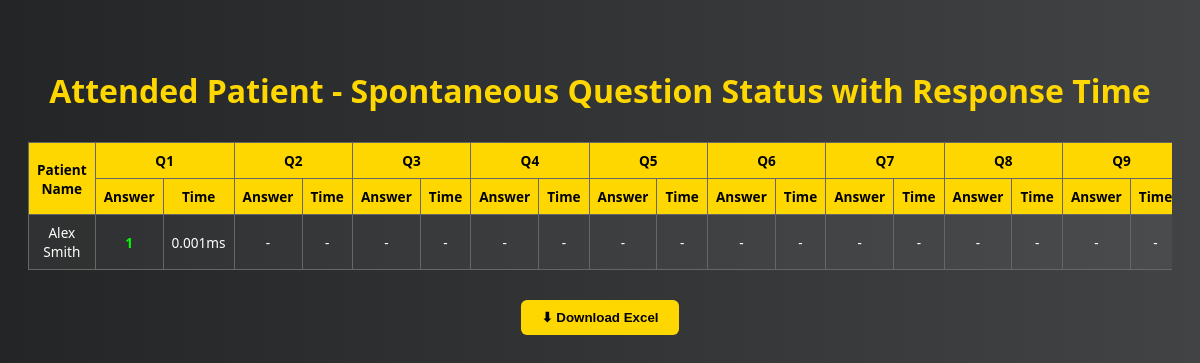
Screenshot of /appeared with the database file from the repository.
### questionapp/models.py (models this page shows)
class User_Model(models.Model):
    LOGINID = models.ForeignKey(Login, on_delete=models.CASCADE, null=True, blank=True)
    abbreviation = models.CharField(max_length=100, null=True, blank=True)
    age = models.IntegerField(null=True, blank=True)
    gender = models.CharField(max_length=10, null=True, blank=True)
    cancer_type = models.CharField(max_length=100, null=True, blank=True)
    cancer_stage = models.CharField(max_length=100, null=True, blank=True)
    treatment = models.CharField(max_length=100, null=True, blank=True)
    profile = models.FileField(upload_to='user_profiles/', null=True, blank=True)

class SpontaniousResult(models.Model):
    USERID = models.ForeignKey(User_Model, on_delete=models.CASCADE, null=True, blank=True)
    QUESTIONID = models.ForeignKey(SpontaniousQuestion, on_delete=models.CASCADE, null=True, blank=True)
    response_time = models.FloatField(null=True, blank=True)
    is_correct = models.BooleanField(default=False)
    created_at = models.DateTimeField(auto_now_add=True)

### questionapp/views.py (the view)
# urls.py: path('appeared', ViewAppeared.as_view(), name='appeared'),
class ViewAppeared(View):
    def get(self, request):
        results = SpontaniousResult.objects.filter(USERID__LOGINID__usertype='patient').select_related('USERID')
        user_results = defaultdict(list)
        for res in results:
            user_results[res.USERID].append(res)
        rows = []
        for user, res_list in user_results.items():
            slots = [None] * 10
            filled = 0
            for res in res_list:
                if filled < 10:
                    slots[filled] = res
                    filled += 1
            total_correct = sum(1 for r in slots if r and r.is_correct)
            rows.append({
                'user': user,
                'results': slots,
                'total_correct': total_correct
            })
        return render(request, 'viewattendeduser.html', {'rows': rows})

### templates/viewattendeduser.html (shortened to what this page needs)
<!DOCTYPE html>
<html lang="en">
<head>
</head>
<body>
  <h1>Attended Patient - Spontaneous Question Status with Response Time</h1>
  <div class="table-container">
    <table id="statusTable">
  <thead>
    <tr>
      <th rowspan="2">Patient Name</th>
      <th colspan="2">Q1</th>
      <th colspan="2">Q2</th>
      <th colspan="2">Q3</th>
      <th colspan="2">Q4</th>
      <th colspan="2">Q5</th>
      <th colspan="2">Q6</th>
      <th colspan="2">Q7</th>
      <th colspan="2">Q8</th>
      <th colspan="2">Q9</th>
    </tr>
    <tr>
      <th>Answer</th><th>Time</th>
      <th>Answer</th><th>Time</th>
      <th>Answer</th><th>Time</th>
      <th>Answer</th><th>Time</th>
      <th>Answer</th><th>Time</th>
      <th>Answer</th><th>Time</th>
      <th>Answer</th><th>Time</th>
      <th>Answer</th><th>Time</th>
      <th>Answer</th><th>Time</th>
    </tr>
      </thead>
    <tbody>
{% for row in rows %}
  <tr>
      <td>{{ row.user.abbreviation }}</td>
      {% for result in row.results %}
          {% if result %}
  <td class="{% if result.is_correct %}correct{% else %}wrong{% endif %}">
    {% if result.is_correct %}1{% else %}0{% endif %}
  </td>
  <td>{{ result.response_time }}ms</td>
{% else %}
  <td>-</td><td>-</td>
{% endif %}
      {% endfor %}
  </tr>
{% endfor %}
</tbody>
    </table>
  </div>
  <button class="download-btn" onclick="downloadExcel()">⬇ Download Excel</button>
</body>
</html>

### templates/viewattendeduser.html (style rules this page uses)
body { font-family: 'Segoe UI', sans-serif; background: linear-gradient(to right, #232526, #414345); color: #fff; padding: 40px 20px; }
h1 { text-align: center; color: #FFD700; margin-bottom: 30px; }
.table-container { max-width: 100%; overflow-x: auto; margin-bottom: 30px; }
table { width: 100%; border-collapse: collapse; background-color: rgba(255, 255, 255, 0.05); border: 1px solid #555; font-size: 0.85rem; }
th, td { padding: 8px; border: 1px solid #666; text-align: center; color: #fff; }
th { background-color: #FFD700; color: #000; }
.correct { color: lime; font-weight: bold; }
.download-btn { background: #FFD700; color: #000; padding: 10px 20px; font-weight: bold; border: none; border-radius: 6px; cursor: pointer; display: block; margin: 20px auto; }

### rows the page displays
User_Model: user.abbreviation "Alex Smith"
SpontaniousResult: is_correct "1", response_time "0.001"
